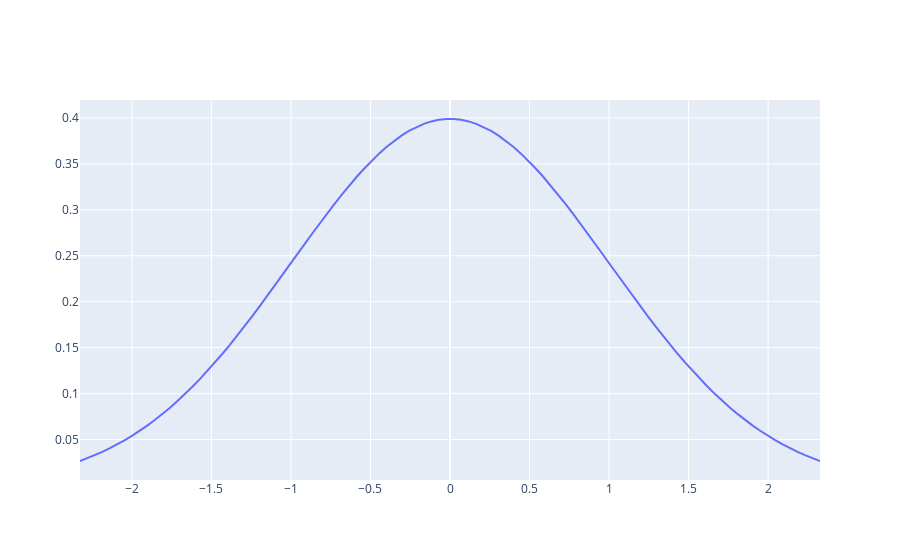

The code cell stored with this chart in its notebook:
### Code cell
import plotly.graph_objects as go
import numpy as np
x = np.linspace(norm.ppf(0.01),
                 norm.ppf(0.99), 100)

y_vals = norm(0, 1).pdf(x)
go.Figure(go.Scatter(x = x, y = y_vals))
